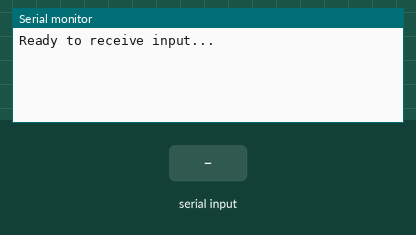
Bench run of a sketch on a simulated Arduino Uno, built with avr-gcc and run on an emulated ATmega328P. Shown: the last lines printed to the serial monitor. Inputs (shaded band) come from the test bench.

Above: at 1.2 s.
1.3 s: "<*>" received over Serial
At 2.9 s:
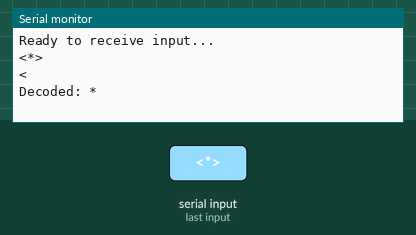
3.8 s: "<?>" received over Serial
At 6.0 s:
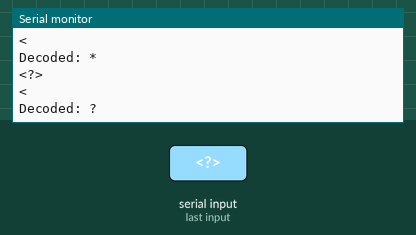
6.3 s: "<\n" received over Serial
At 7.0 s:
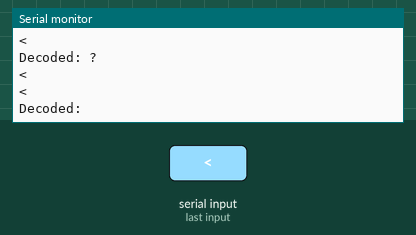
7.8 s: "*\n" received over Serial
At 8.2 s:
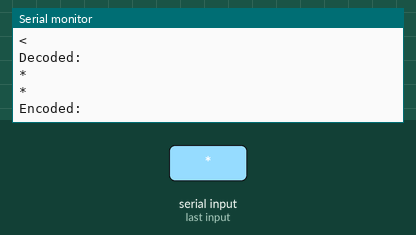
9.3 s: "?\n" received over Serial
At 10.5 s:
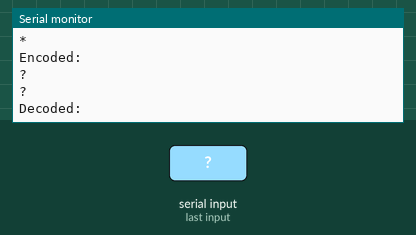

Measured:
- after the input at 1.3 s, the serial monitor: prints a new line after 1.0 s (image 1)
- after the input at 3.8 s, the serial monitor: prints a new line after 1.0 s (image 2)
- after the input at 6.3 s, the serial monitor: prints a new line at once (image 3)
- after the input at 7.8 s, the serial monitor: prints a new line at once (image 4)
- after the input at 9.3 s, the serial monitor: prints a new line at once (image 5)

The sketch:

morseCode.ino
```cpp
// Function to encode ASCII text to BCCode
String encodeToBCCode(String input) {
  String bcCode = "";
  for (char c : input) {
    bcCode += "<" + String(c) + ">";
  }
  return bcCode;
}

// Function to decode BCCode to ASCII text
String decodeFromBCCode(String bcCode) {
  String decodedText = "";

  // Iterate through the characters in BCCode
  for (int i = 0; i < bcCode.length(); i++) {
    // Check if the current character is '<'
    if (bcCode[i] == '<') {
      // Find the position of '>' after '<'
      int endPos = bcCode.indexOf('>', i);

      // Check if '>' is found
      if (endPos != -1) {
        // Extract the substring between '<' and '>'
        String encodedChar = bcCode.substring(i + 1, endPos);

        // Append the decoded character to the result
        decodedText += encodedChar;

        // Move the index to the position after '>'
        i = endPos;
      }
    }
  }

  return decodedText;
}


void setup() {
  Serial.begin(9600);
  Serial.println("Ready to receive input...");
}

void loop() {
  if (Serial.available() > 0) {
    // Read a line from the Serial port
    String input = Serial.readStringUntil('\n');
    Serial.println(input);
    char firstChar = input.charAt(0);
    Serial.println(firstChar);
    if (firstChar == '*' || firstChar == '?' || firstChar == '<') {
      // BCCode detected, process the message


      // Perform encoding or decoding based on the BCCode type
      if (firstChar == '*') {
        String message = input.substring(1); // Remove the first character
        String encodedMessage = encodeToBCCode(message);
        Serial.println("Encoded: " + encodedMessage);
      } else {
        String message = input.substring(0); // Remove the first character
        String decodedMessage = decodeFromBCCode(message);
        Serial.println("Decoded: " + decodedMessage);
      }
    }
  }
}
```
